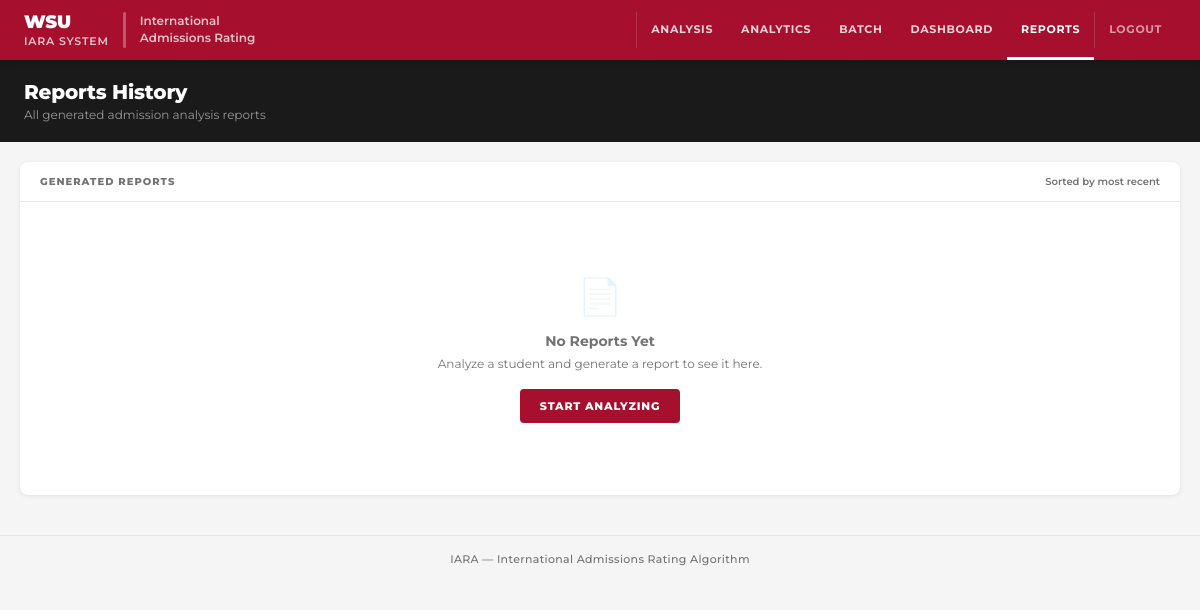
The page /reports (signed in) on the database as committed earlier.
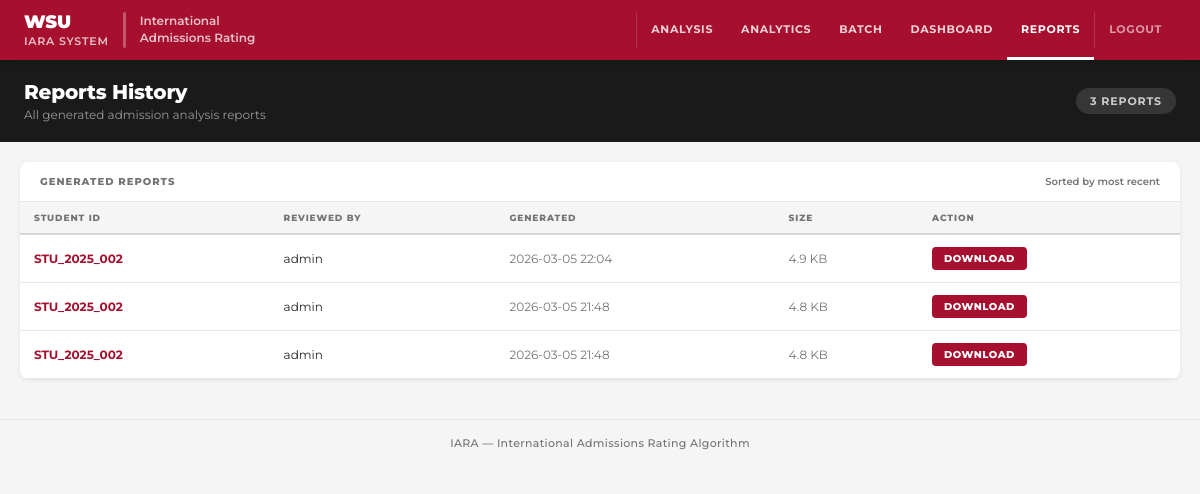
The same page on the database as committed later.
### tables this page shows
CREATE TABLE reports (
                    id INTEGER PRIMARY KEY AUTOINCREMENT,
                    analysis_id INTEGER,
                    student_id TEXT,
                    reviewed_by INTEGER,
                    reviewed_at TEXT DEFAULT CURRENT_TIMESTAMP,
                    pdf_blob BLOB,
                    file_size INTEGER
                );

CREATE TABLE users (
                    id INTEGER PRIMARY KEY AUTOINCREMENT,
                    username TEXT UNIQUE NOT NULL,
                    password_hash TEXT NOT NULL,
                    salt TEXT NOT NULL,
                    full_name TEXT,
                    email TEXT,
                    role TEXT DEFAULT 'reviewer',
                    is_active INTEGER DEFAULT 1,
                    created_at TEXT DEFAULT CURRENT_TIMESTAMP,
                    last_login TEXT
                );

### app.py (the view)
@app.route('/reports')
def reports_page():
    redirect_response = require_login()
    if redirect_response:
        return redirect_response
    db = get_db()
    reports = db.get_all_reports(limit=100) if hasattr(db, 'get_all_reports') else []
    return render_template('report.html',
                           username=session.get('full_name'),
                           reports=reports)

### app.py (called while the page is built)
def require_login():
    if 'user_id' not in session:
        return redirect(url_for('login'))
    return None

### db/database.py (called while the page is built)
def get_db() -> Database:
    global _db_instance
    if _db_instance is None:
        _db_instance = Database()
    return _db_instance

    def _get_connection(self):
        conn = sqlite3.connect(
            self.db_path,
            timeout=10,
            check_same_thread=False
        )
        conn.row_factory = sqlite3.Row
        conn.execute("PRAGMA journal_mode=WAL;")
        return conn

    def get_all_reports(self, limit: int = 100) -> List[Dict]:
        with self._get_connection() as conn:
            cursor = conn.cursor()
            cursor.execute("""
                SELECT r.id, r.analysis_id, r.student_id, r.reviewed_at,
                       r.file_size, u.username AS reviewer
                FROM reports r
                LEFT JOIN users u ON r.reviewed_by = u.id
                ORDER BY r.reviewed_at DESC
                LIMIT ?
            """, (limit,))
            return [dict(row) for row in cursor.fetchall()]

### templates/report.html (shortened to what this page needs)
<!DOCTYPE html>
<html lang="en">
<head>
  <link rel="stylesheet" href="https://cdn-web-wsu.s3-us-west-2.amazonaws.com/designsystem/1.x/build/dist/wsu-design-system.bundle.dist.css">
</head>
<body>
<header class="site-header">
  <a class="site-brand" href="/">
    <div><div class="brand-wsu">WSU</div><div class="brand-app">IARA System</div></div>
    <div class="brand-rule"></div>
    <div style="font-size:12px;font-weight:600;color:rgba(255,255,255,.75);line-height:1.4;">International<br>Admissions Rating</div>
  </a>
  <nav class="site-nav">
    <a href="/">Analysis</a>
    <a href="/analytics">Analytics</a>
    <a href="/batch">Batch</a>
    <a href="/dashboard">Dashboard</a>
    <a href="/reports" class="current">Reports</a>
    <a href="/logout" style="opacity:.7">Logout</a>
  </nav>
</header>
<div class="page-hero">
  <div class="hero-text">
    <h1>Reports History</h1>
    <p>All generated admission analysis reports</p>
  </div>
  {% if reports %}
  <div class="hero-count">{{ reports|length }} report{{ 's' if reports|length != 1 else '' }}</div>
  {% endif %}
</div>
<main class="page-body">
  <div class="card">
    <div class="card-head">
      <h2>Generated Reports</h2>
      <span class="card-meta">Sorted by most recent</span>
    </div>
    {% if reports %}
    <table class="data-table">
      <thead>
        <tr>
          <th>Student ID</th>
          <th>Reviewed By</th>
          <th>Generated</th>
          <th>Size</th>
          <th>Action</th>
        </tr>
      </thead>
      <tbody>
        {% for report in reports %}
        <tr>
          <td>
            <a href="/student/{{ report.student_id }}" class="student-link">
              {{ report.student_id }}
            </a>
          </td>
          <td>{{ report.reviewer or '—' }}</td>
          <td style="color:var(--gm);">{{ report.reviewed_at[:16] if report.reviewed_at else '—' }}</td>
          <td style="color:var(--gm);">
            {% if report.file_size %}
              {{ "%.1f"|format(report.file_size / 1024) }} KB
            {% else %}
              —
            {% endif %}
          </td>
          <td>
            <a href="/api/report/{{ report.id }}/download" class="dl-btn">Download</a>
          </td>
        </tr>
        {% endfor %}
      </tbody>
    </table>
    {% else %}
    <div class="empty-state">
      <div class="empty-icon">📄</div>
      <h3>No Reports Yet</h3>
      <p>Analyze a student and generate a report to see it here.</p>
      <a href="/">Start Analyzing</a>
    </div>
    {% endif %}
  </div>
</main>
<footer class="site-footer">
  IARA — International Admissions Rating Algorithm
</body>
</html>

Rows that differ between the two databases and show on the page:
added reports: student_id "STU_2025_002", username "admin", reviewed_at "2026-03-05 22:04", report.file_size/1024 "4.9"
added reports: student_id "STU_2025_002", username "admin", reviewed_at "2026-03-05 21:48", report.file_size/1024 "4.8"
added reports: student_id "STU_2025_002", username "admin", reviewed_at "2026-03-05 21:48", report.file_size/1024 "4.8"
Other text that changed with them:
{{ reports|length }}: (not shown) → "3"
{{ 's' if reports|length != 1 else '' }}: (not shown) → "S"
text no longer shown: "No Reports Yet Analyze a student and generate a report to see it here. START ANALYZING"
text now shown: "REPORT STUDENT ID REVIEWED BY GENERATED SIZE ACTION"
